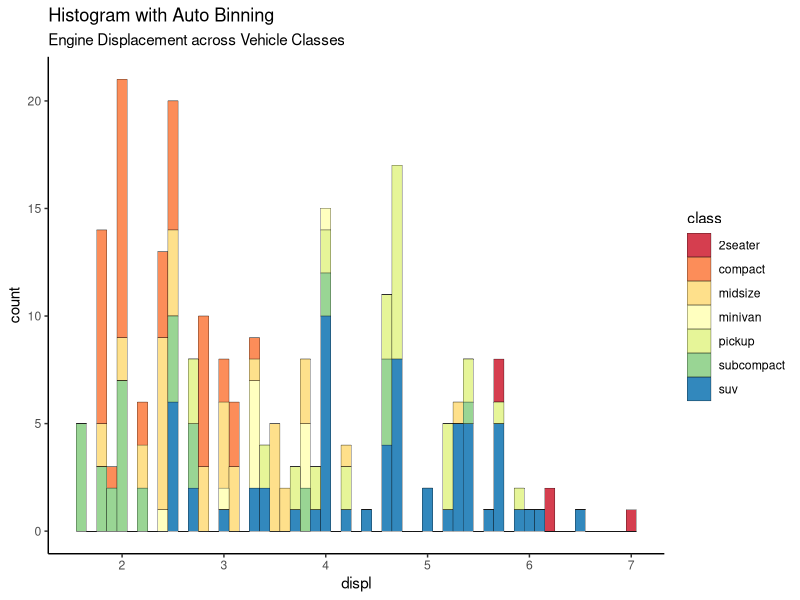
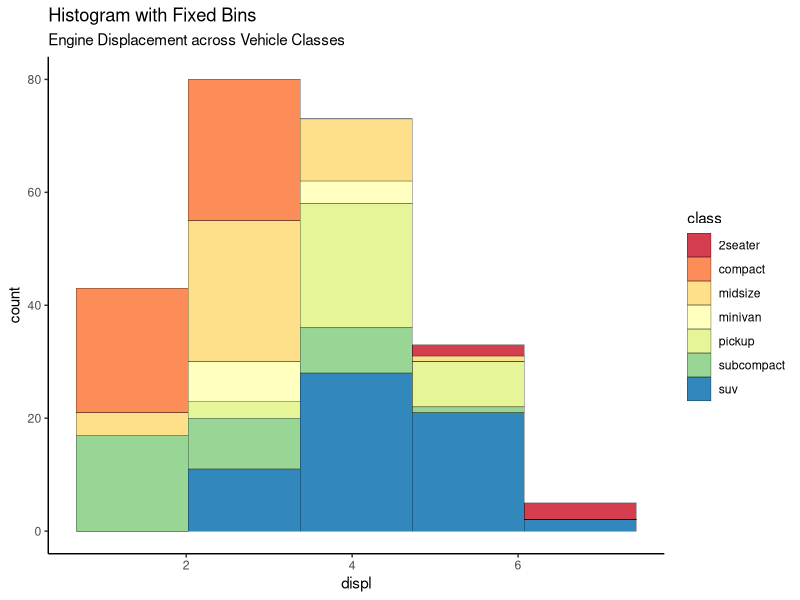

These charts were generated, in order, by the following R code:
############
#Ejericio 1#
############
#Si enumeramos todos los números naturales por debajo de 10 que son múltiplos de 3 o 5, obtenemos 3, 5, 6 y 9. 
#La suma de estos múltiplos es 23.

#Encuentra la suma de todos los múltiplos de 3 o 5 por debajo de 1000.

Problema_1 <- function(numero){
  
  tabla <- data.frame(x = seq(numero))
  tabla$y <- ifelse(0 == tabla$x %% 3 | 0 == tabla$x %% 5,1,0)
  sum(tabla[which(tabla$y == 1),1]) - tail(tabla[which(tabla$y == 1),1],1)
  }

Problema_1(1000)

############
#Ejercio 2 #
############

#Cada nuevo término en la secuencia de Fibonacci se genera agregando los dos términos anteriores.
#Al comenzar con 1 y 2, los primeros 10 términos serán:
  
  #1, 2, 3, 5, 8, 13, 21, 34, 55, 89, ...

#Al considerar los términos en la secuencia de Fibonacci cuyos valores no exceden los cuatro millones,
#encuentre la suma de los términos de valor par.

x <- c(1,2)

for(i in 2:40){
  x[i+1] <-  print(x[i] + x[i-1])
  }

tabla <- data.frame(x = x,y = x %% 2)
#La suma con terminos menores a 4 millones y pares es:
sum(tabla[which(tabla$x < 4000000 & tabla$y ==0),])

#############
#Ejercicio 3#
#############

#Los factores primos de 13195 son 5, 7, 13 y 29.

#¿Cuál es el factor primo más grande del número 600851475143?

#Antes de contestar la pregunta realize 3 funciones, una para preguntar si mi numero es primo funcion es_primo(), otra para encontrar una lista de valores primos, funcion encontrar_primos()
#y por ultimo por encontrar factores primos de un numero

##Funcion que encuentra numero es primo
es_primo <- function(num){
  
  contador = 0
  #Cuantos numeros son divisores tal que el residuo es 0
  for(i in 1:num){
    if(num %% i == 0){
      contador = contador + 1}}
  #Si solo tuvo 2 divisores 1 y el mismo numero, es primo
  if(contador == 2){
    print("Es primo")}
  else{print("No es primo")}
  }
  
es_primo(100)

##Encontrar numeros primos

encontrar_primos <- function(inicial, final){
  x = c()
  
  for(n in inicial:final){
    contador = 0
    for(i in 1:final){
      if(n %% i == 0){
        contador = contador + 1}
      }
    if(contador == 2){
      x <- c(x,n)
    }
  }
  print(x)
  }

x <- encontrar_primos(1,100)
x <- encontrar_primos(1527,1632)

##Descomponer un numero en sus factores primos

Factores_primos <- function(numero){

  x = c()
  
  for(i in 2:numero){
  #Valida cuantas veces puedo dividir por cada numero de (2:numero) 
  #En el momento que ya no puedo dividir entre el numero sigue al siguiente numero del for 
    while(numero %% i == 0) {
      #Forma de encontrarlo de forma clasica
      x <- c(x,i)
      numero = numero / i
                            }
                    }
  print(x)
                                  }

Factores_primos(13195)

# Factores_primos(600851475143) da un error por el tamaño

#Obte por ocupar mi funcion encontrar primos e ir descomponiendo mi numerote
encontrar_primos(1,100)

tabla <- data.frame(x = 600851475143 %% encontrar_primos(1,1000), y = encontrar_primos(1,1000))

tabla[which(tabla$x == 0),]

((600851475143 / 71)/839)

tabla <- data.frame(x = 10086647 %% encontrar_primos(1001,2000), y = encontrar_primos(1001,2000))

tabla[which(tabla$x == 0),]

10086647/1471

tabla <- data.frame(x = 6857 %% encontrar_primos(2001,3000), y = encontrar_primos(2001,3000))

tabla[which(tabla$x == 0),]

#Por lo tanto: el maximo factor primo del numero 600851475143 es 6857 :)
6857*1471*839*71 == 600851475143

library(ggplot2)
theme_set(theme_classic())

# Histogram on a Continuous (Numeric) Variable
g <- ggplot(mpg, aes(displ)) + scale_fill_brewer(palette = "Spectral")

g + geom_histogram(aes(fill=class), 
                   binwidth = .1, 
                   col="black", 
                   size=.1) +  # change binwidth
  labs(title="Histogram with Auto Binning", 
       subtitle="Engine Displacement across Vehicle Classes")  

g + geom_histogram(aes(fill=class), 
                   bins=5, 
                   col="black", 
                   size=.1) +   # change number of bins
  labs(title="Histogram with Fixed Bins", 
       subtitle="Engine Displacement across Vehicle Classes") 


